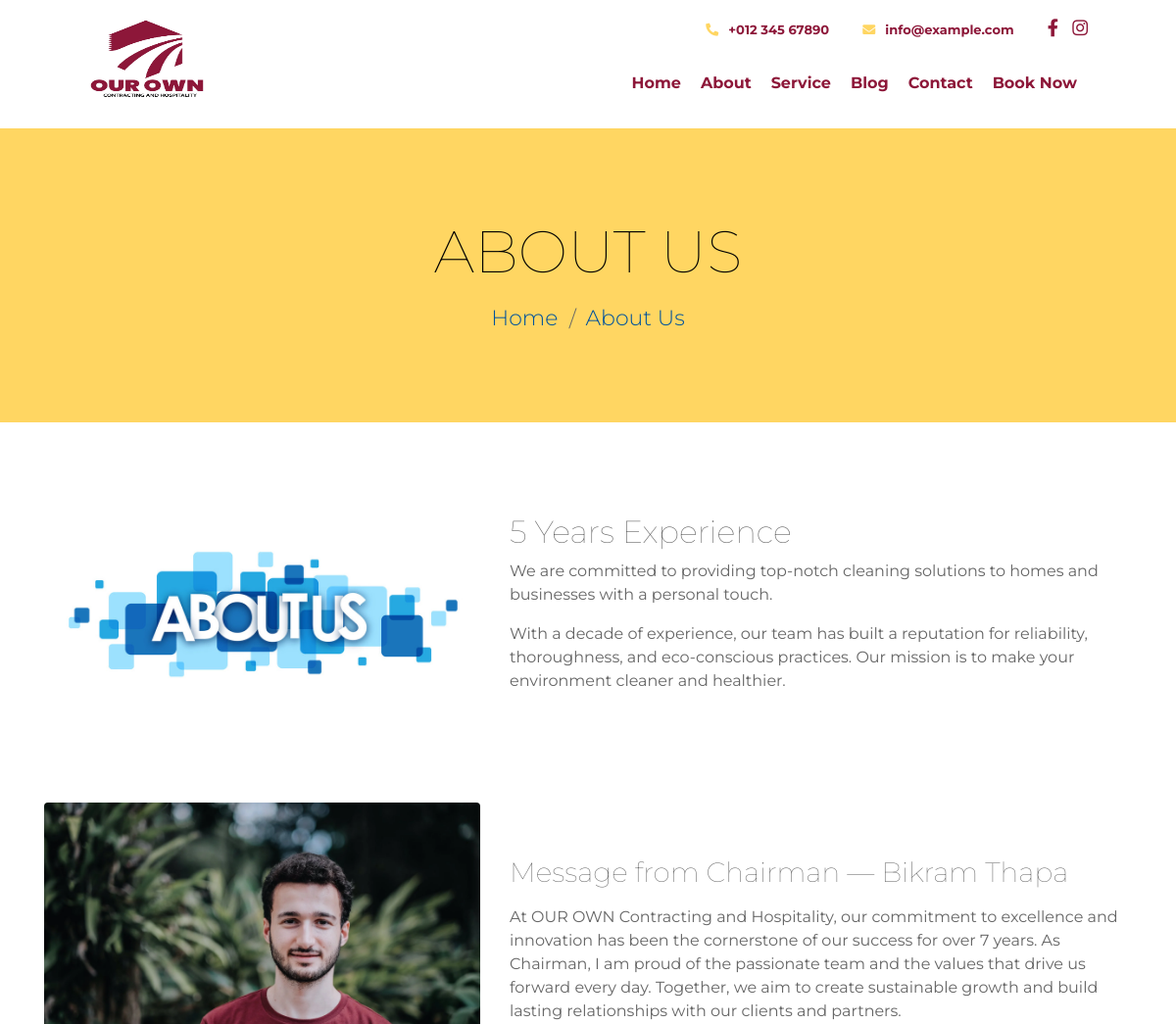
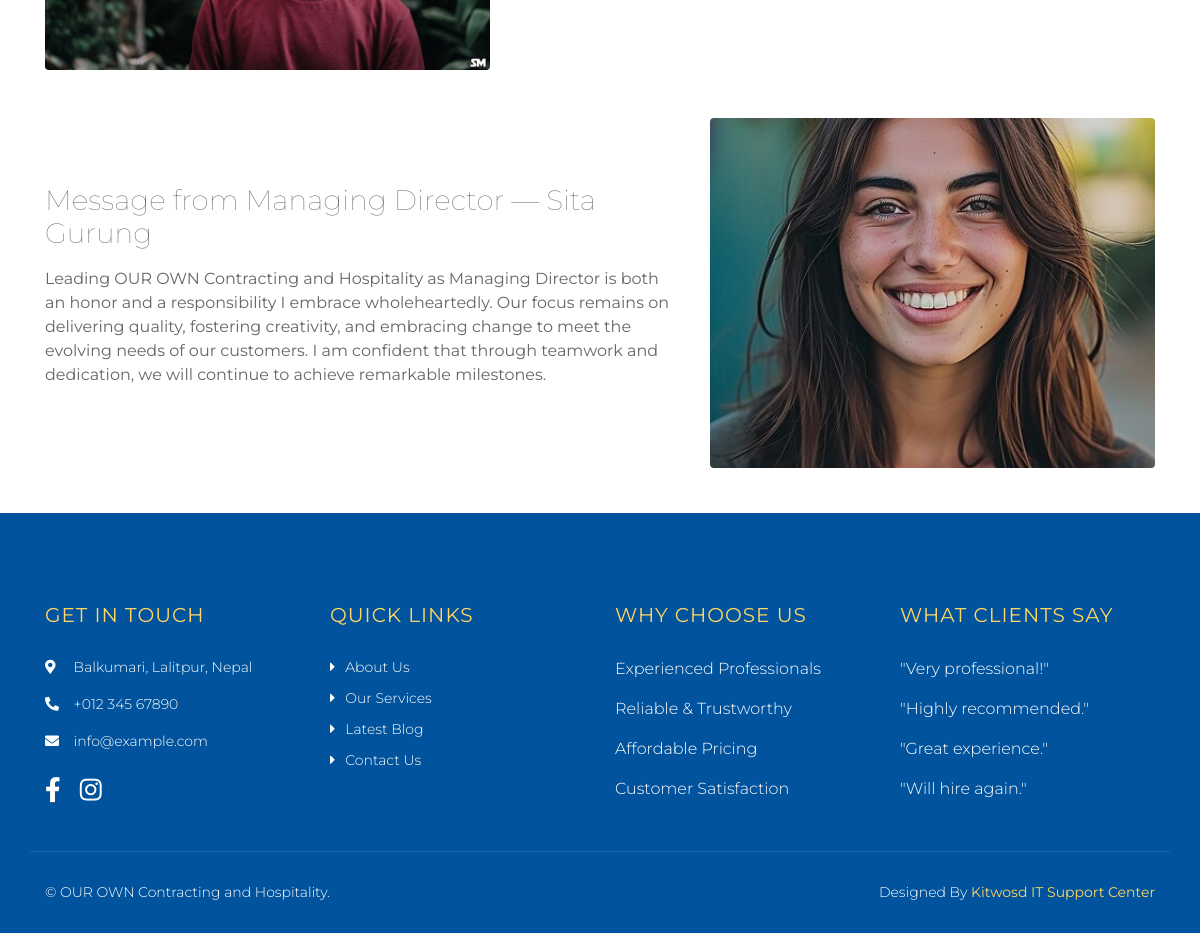
The page /about/ on the database its author committed (2 pictures, top to bottom).
### core/models.py (models this page shows, shortened)
class OrganizationInfo(models.Model):
    name = models.CharField(max_length=255, default="Our Company")
    logo = models.ImageField(upload_to='organization_logos/', null=True, blank=True)
    address = models.TextField()
    phone1 = models.CharField("Phone 1", max_length=20)
    phone2 = models.CharField("Phone 2", max_length=20, blank=True, null=True)
    email1 = models.EmailField("Email 1")
    email2 = models.EmailField("Email 2", blank=True, null=True)
    facebook = models.URLField(blank=True, null=True)
    twitter = models.URLField(blank=True, null=True)
    instagram = models.URLField(blank=True, null=True)
    linkedin = models.URLField(blank=True, null=True)

class About(models.Model):
    experience_years = models.PositiveIntegerField(default=0)
    title = models.CharField(max_length=255)
    description = models.TextField()
    more_info = models.TextField()
    image = models.ImageField(upload_to='about/')
    why_choose_us = models.TextField(blank=True, null=True)
    chairman_name = models.CharField(max_length=255, blank=True, null=True)
    chairman_message = models.TextField(blank=True, null=True)
    chairman_image = models.ImageField(upload_to='about/', blank=True, null=True)
    md_name = models.CharField(max_length=255, blank=True, null=True)
    md_message = models.TextField(blank=True, null=True)
    md_image = models.ImageField(upload_to='about/', blank=True, null=True)

### core/views.py (the view)
# urls.py: path('about/', views.about, name='about'),
def about(request):
    about = About.objects.first()
    return render(request, 'core/about.html', {
        'about': about,
    })

### core/context_processors.py (called while the page is built)
def organization_info(request):
    org = OrganizationInfo.objects.first()
    return {
        'org': org
    }

### core/templates/core/about.html (shortened to what this page needs)
{% extends "base.html" %}
{% block content %}
<div class="page-header">
    <div class="container">
        <div class="row">
            <div class="col-12">
                <h2>About Us</h2>
            </div>
            <div class="col-12">
                <a href="{% url 'home' %}">Home</a>
                <a href="#">About Us</a>
            </div>
        </div>
    </div>
</div>
<div class="about py-5">
    <div class="container">
        <div class="row align-items-center">
            <div class="col-lg-5 col-md-6">
                {% if about.image %}
                <img src="{{ about.image.url }}" alt="{{ about.title }}" class="img-fluid rounded" style="max-height: 350px; object-fit: cover; width: 100%;">
                {% endif %}
            </div>
            <div class="col-lg-7 col-md-6">
                <h2><span>{{ about.experience_years }}</span> Years Experience</h2>
                <p>{{ about.description }}</p>
                <p>{{ about.more_info }}</p>
            </div>
        </div>
    </div>
</div>
{% if about.chairman_message or about.chairman_image %}
<div class="container mt-5">
    <div class="row align-items-center">
        <div class="col-lg-5 col-md-6 mb-3 mb-md-0">
            {% if about.chairman_image %}
                <img src="{{ about.chairman_image.url }}" alt="{{ about.chairman_name|default:'Chairman' }}" class="img-fluid rounded" style="max-height: 350px; object-fit: cover; width: 100%;">
            {% endif %}
        </div>
        <div class="col-lg-7 col-md-6">
            <h3 class="mb-3">
                Message from Chairman
                {% if about.chairman_name %}
                    — {{ about.chairman_name }}
                {% endif %}
            </h3>
            <p>{{ about.chairman_message }}</p>
        </div>
    </div>
</div>
{% endif %}
{% if about.md_message or about.md_image %}
<div class="container mt-5">
    <div class="row align-items-center flex-md-row-reverse">
        <div class="col-lg-5 col-md-6 mb-3 mb-md-0">
            {% if about.md_image %}
                <img src="{{ about.md_image.url }}" alt="{{ about.md_name|default:'Managing Director' }}" class="img-fluid rounded" style="max-height: 350px; object-fit: cover; width: 100%;">
            {% endif %}
        </div>
        <div class="col-lg-7 col-md-6">
            <h3 class="mb-3">
                Message from Managing Director
                {% if about.md_name %}
                    — {{ about.md_name }}
                {% endif %}
            </h3>
            <p>{{ about.md_message }}</p>
        </div>
    </div>
</div>
{% endif %}
{% endblock %}

### core/templates/base.html (shortened to what this page needs)
{% load static %}
<!DOCTYPE html>
<html lang="en">
<head>
    <link href="https://cdn.jsdelivr.net/npm/bootstrap@5.3.2/dist/css/bootstrap.min.css" rel="stylesheet">
    <link href="https://cdn.jsdelivr.net/npm/bootstrap-icons@1.10.5/font/bootstrap-icons.css" rel="stylesheet">
    <link href="https://stackpath.bootstrapcdn.com/bootstrap/4.4.1/css/bootstrap.min.css" rel="stylesheet">
    <link href="https://cdnjs.cloudflare.com/ajax/libs/font-awesome/5.10.0/css/all.min.css" rel="stylesheet">
    <link href="{% static 'lib/owlcarousel/assets/owl.carousel.min.css' %}" rel="stylesheet">
    <link href="{% static 'lib/lightbox/css/lightbox.min.css' %}" rel="stylesheet">
    <link href="{% static 'css/style.css' %}" rel="stylesheet">
</head>
<body>
    <div class="wrapper">
        <div class="header w-100">
            <div class="container-fluid">
                <div class="header-top row align-items-center">
                    <div class="col-lg-3">
                        <div class="brand">
                            <a href="{% url 'home' %}">
                                <img src="{% if org and org.logo %}{{ org.logo.url }}{% else %}{% static 'img/logo.jpg' %}{% endif %}" alt="{{ org.name|default:'OUR OWN Contracting and Hospitality' }}" class="img-fluid">
                            </a>
                        </div>
                    </div>
                    <div class="col-lg-9">
                        <div class="topbar">
                            <div class="topbar-col">
                                {% if org and org.phone1 %}
                                    <a href="tel:{{ org.phone1 }}"><i class="fa fa-phone-alt"></i><strong>{{ org.phone1 }}</strong></a>
                                {% else %}
                                    <a href="tel:+01234567890"><i class="fa fa-phone-alt"></i><strong>+012 345 67890</strong></a>
                                {% endif %}
                            </div>
                            <div class="topbar-col">
                                {% if org and org.email1 %}
                                    <a href="mailto:{{ org.email1 }}"><i class="fa fa-envelope"></i><strong>{{ org.email1 }}</strong></a>
                                {% else %}
                                    <a href="mailto:info@example.com"><i class="fa fa-envelope"></i><strong>info@example.com</strong></a>
                                {% endif %}
                            </div>
                            <div class="topbar-col">
                                <div class="topbar-social">
                                    {% if org and org.facebook %}
                                        <a href="{{ org.facebook }}"><i class="fab fa-facebook-f"></i></a>
                                    {% endif %}
                                    {% if org and org.instagram %}
                                        <a href="{{ org.instagram }}"><i class="fab fa-instagram"></i></a>
                                    {% endif %}
                                </div>
                            </div>
                        </div>
                        <div class="navbar navbar-expand-lg bg-light navbar-light">
                            <div class="collapse navbar-collapse justify-content-between" id="navbarCollapse">
                                <div class="navbar-nav ml-auto">
                                    <a href="{% url 'home' %}" class="nav-item nav-link"><strong>Home</strong></a>
                                    <a href="{% url 'about' %}" class="nav-item nav-link"><strong>About</strong></a>
                                    <a href="{% url 'services' %}" class="nav-item nav-link"><strong>Service</strong></a>
                                    <a href="{% url 'blog' %}" class="nav-item nav-link"><strong>Blog</strong></a>
                                    <a href="{% url 'contact' %}" class="nav-item nav-link"><strong>Contact</strong></a>
                                    <a href="{% url 'book_now' %}" class="nav-item nav-link"><strong>Book Now</strong></a>
                                </div>
                            </div>
                        </div>
                    </div>
                </div>
            </div>
        </div>
        {% block content %}{% endblock %}
        <div class="footer">
            <div class="container">
                <div class="row">
                    <div class="col-md-6 col-lg-3">
                        <div class="footer-contact">
                            <h2>Get In Touch</h2>
                            <p><i class="fa fa-map-marker-alt"></i> {{ org.address|default:"123 Street, New York, USA" }}</p>
                            <p><i class="fa fa-phone-alt"></i> {{ org.phone1|default:"+012 345 67890" }}</p>
                            <p><i class="fa fa-envelope"></i> {{ org.email1|default:"info@example.com" }}</p>
                            <div class="footer-social">
                                {% if org and org.facebook %}
                                    <a href="{{ org.facebook }}"><i class="fab fa-facebook-f"></i></a>
                                {% endif %}
                                {% if org and org.instagram %}
                                    <a href="{{ org.instagram }}"><i class="fab fa-instagram"></i></a>
                                {% endif %}
                            </div>
                        </div>
                    </div>
                    <div class="col-md-6 col-lg-3">
                        <div class="footer-link">
                            <h2>Quick Links</h2>
                            <a href="{% url 'about' %}">About Us</a>
                            <a href="{% url 'services' %}">Our Services</a>
                            <a href="{% url 'blog' %}">Latest Blog</a>
                            <a href="{% url 'contact' %}">Contact Us</a>
                        </div>
                    </div>
                    <div class="col-md-6 col-lg-3">
                        <div class="footer-link">
                            <h2>Why Choose Us</h2>
                            <p>Experienced Professionals</p>
                            <p>Reliable &amp; Trustworthy</p>
                            <p>Affordable Pricing</p>
                            <p>Customer Satisfaction</p>
                        </div>
                    </div>
                    <div class="col-md-6 col-lg-3">
                        <div class="footer-link">
                            <h2>What Clients Say</h2>
                            <p>"Very professional!"</p>
                            <p>"Highly recommended."</p>
                            <p>"Great experience."</p>
                            <p>"Will hire again."</p>
                        </div>
                    </div>
                </div>
            </div>
            <div class="container copyright">
                <div class="row">
                    <div class="col-md-6">
                        <p>&copy; {{ org.name|default:"OUR OWN Contracting and Hospitality" }}.</p>
                    </div>
                    <div class="col-md-6">
                        <p>Designed By <a href="https://www.kitwosd.com/">Kitwosd IT Support Center</a></p>
                    </div>
                </div>
            </div>
        </div>
    </div>
</body>
</html>

### core/static/css/style.css (style rules this page uses)
body { color: #666666; background: #ffffff; font-family: 'Montserrat', sans-serif; font-weight: 400; }
h1, h2, h3, h4, h5, h6 { font-weight: 100; }
a { color: #454545; transition: .3s; }
.wrapper { width: 100%; margin: 0; background: #ffffff; }
.header { position: relative; width: 100%; padding: 15px 0 0 0; background: #ffffff; }
@media (min-width: 992px) { .header .row { padding: 0 60px; } }
.header .header-top { padding-bottom: 15px; border-bottom: 1px solid rgba(255, 255, 255, .1); }
.header .brand { position: relative; }
.header .brand a { color: #ffffff; font-size: 60px; font-weight: 100; }
.header .brand img { width: 100%; max-width: 150px; height: 100%; max-height: 100px; }
.header .topbar { position: relative; text-align: right; }
.header .topbar .topbar-col { display: inline-block; padding: 0 15px; margin-bottom: 15px; }
.header .topbar-col a { color: #8d1739; font-size: 13px; }
.header .topbar-col a i { margin-right: 10px; color: #FFD662; }
.header .topbar-social { position: relative; }
.header .topbar-social a { display: inline-block; }
.header .topbar-social a i { margin-right: 10px; font-size: 18px; color: #8d1739; }
.header .topbar-social a:last-child i { margin: 0; }
@media (min-width: 992px) { .header .navbar { background: transparent !important; } }
@media (min-width: 992px) { .header .navbar-light a.nav-link, .header .navbar-light .show > .nav-link { position: relative; padding: 8px 10px; color: #8d1739; font-size: 16px; z-index: 1; } }
.page-header { position: relative; margin-bottom: 45px; padding: 90px 0; text-align: center; background: #FFD662; }
.page-header h2 { color: #000000; font-size: 60px; font-weight: 100; text-transform: uppercase; margin-bottom: 15px; }
.page-header a { position: relative; padding: 0 12px; font-size: 22px; font-weight: 300; color: #00539C; }
.page-header a::after { position: absolute; content: "/"; width: 8px; height: 8px; top: -2px; right: -7px; text-align: center; color: #666666; }
.page-header a:last-child::after { display: none; }
.about { position: relative; width: 100%; padding: 45px 0; }
.footer { position: relative; margin-top: 45px; padding-top: 90px; background: #00539C; color: #ffffff; font-weight: 300; }
.footer .footer-contact, .footer .footer-link, .footer .footer-form { position: relative; margin-bottom: 45px; }
.footer .footer-contact h2, .footer .footer-link h2, .footer .footer-form h2 { position: relative; margin-bottom: 30px; font-size: 20px; font-weight: 400; color: #FFD662; text-transform: uppercase; letter-spacing: 1px; }
.footer .footer-contact p { font-size: 14px; }
.footer .footer-contact p i { width: 25px; }
.footer .footer-social { position: relative; margin-top: 25px; }
.footer .footer-social a { display: inline-block; }
.footer .footer-social a i { margin-right: 15px; font-size: 25px; color: #ffffff; }
.footer .footer-social a:last-child i { margin: 0; }
.footer .footer-link a { display: block; margin-bottom: 10px; font-size: 14px; color: #ffffff; }
.footer .footer-link a::before { position: relative; content: "\f0da"; font-family: "Font Awesome 5 Free"; font-weight: 900; margin-right: 10px; }
.footer .copyright { padding: 30px 15px; border-top: 1px solid rgba(255, 255, 255, .1); }
.footer .copyright p { margin: 0; font-size: 14px; }
.footer .copyright .col-md-6:last-child p { text-align: right; }
.footer .copyright p a { color: #FFD662; font-weight: 400; }

### rows shown on the page
OrganizationInfo: logo (picture), phone1 "+012 345 67890", email1 "info@example.com", address "Balkumari, Lalitpur, Nepal", name "OUR OWN Contracting and Hospitality"
About: image (picture), experience_years "5", description "We are committed to providing top-notch cleaning solutions to homes and businesses with a personal touch.", more_info "With a decade of experience, our team has built a reputation for reliability, thoroughness, and eco-conscious practices. Our mission is to make your environment cleaner and healthier.", chairman_image (picture), chairman_name "Bikram Thapa", chairman_message "At OUR OWN Contracting and Hospitality, our commitment to excellence and innovation has been the cornerstone of our success for over 7 years. As Chairman, I am proud of the passionate team and the values that drive us forward every day. Together, we aim to create sustainable growth and build lasting relationships with our clients and partners.", md_image (picture), md_name "Sita Gurung", md_message "Leading OUR OWN Contracting and Hospitality as Managing Director is both an honor and a responsibility I embrace wholeheartedly. Our focus remains on delivering quality, fostering creativity, and embracing change to meet the evolving needs of our customers. I am confident that through teamwork and dedication, we will continue to achieve remarkable milestones."
